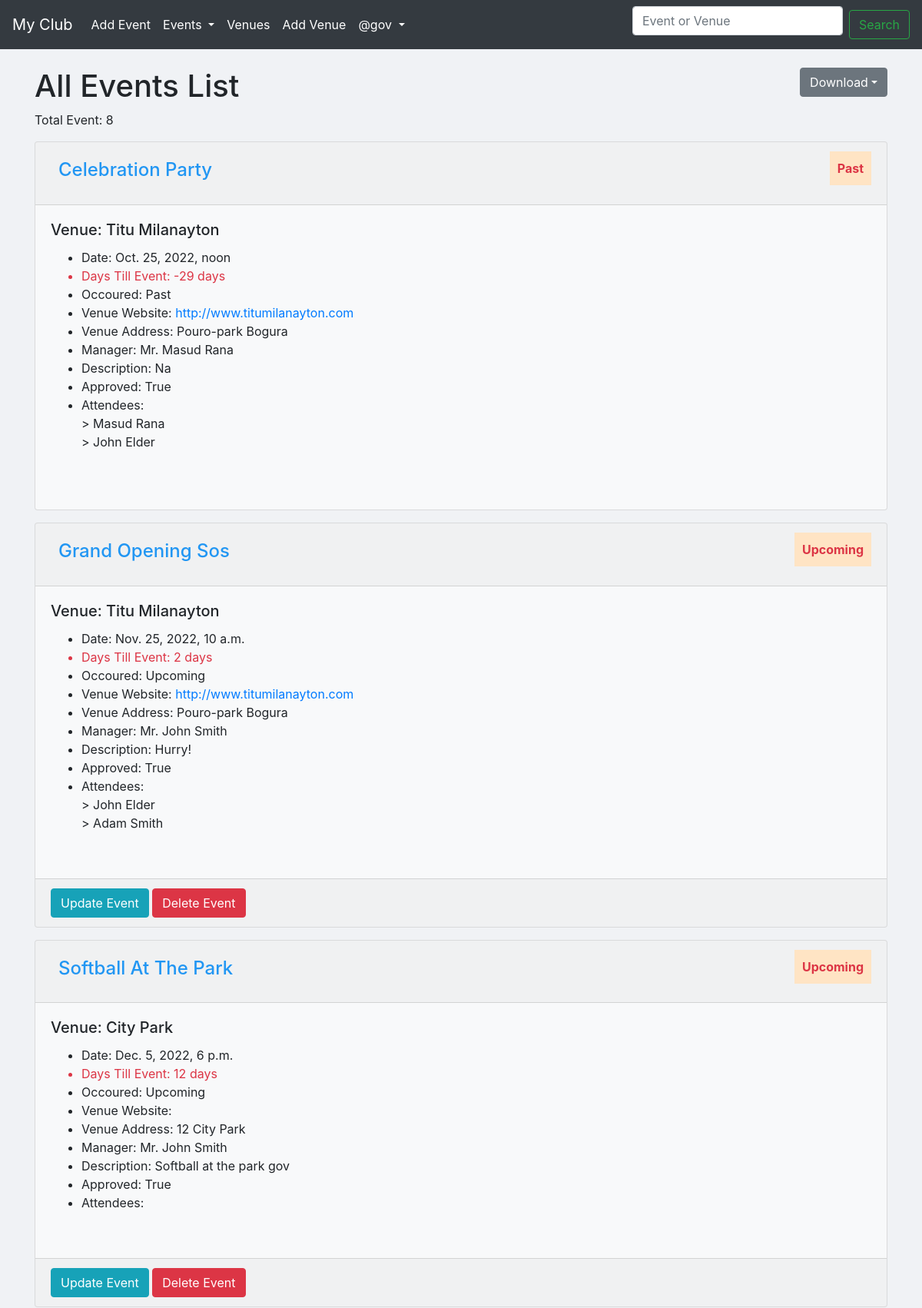
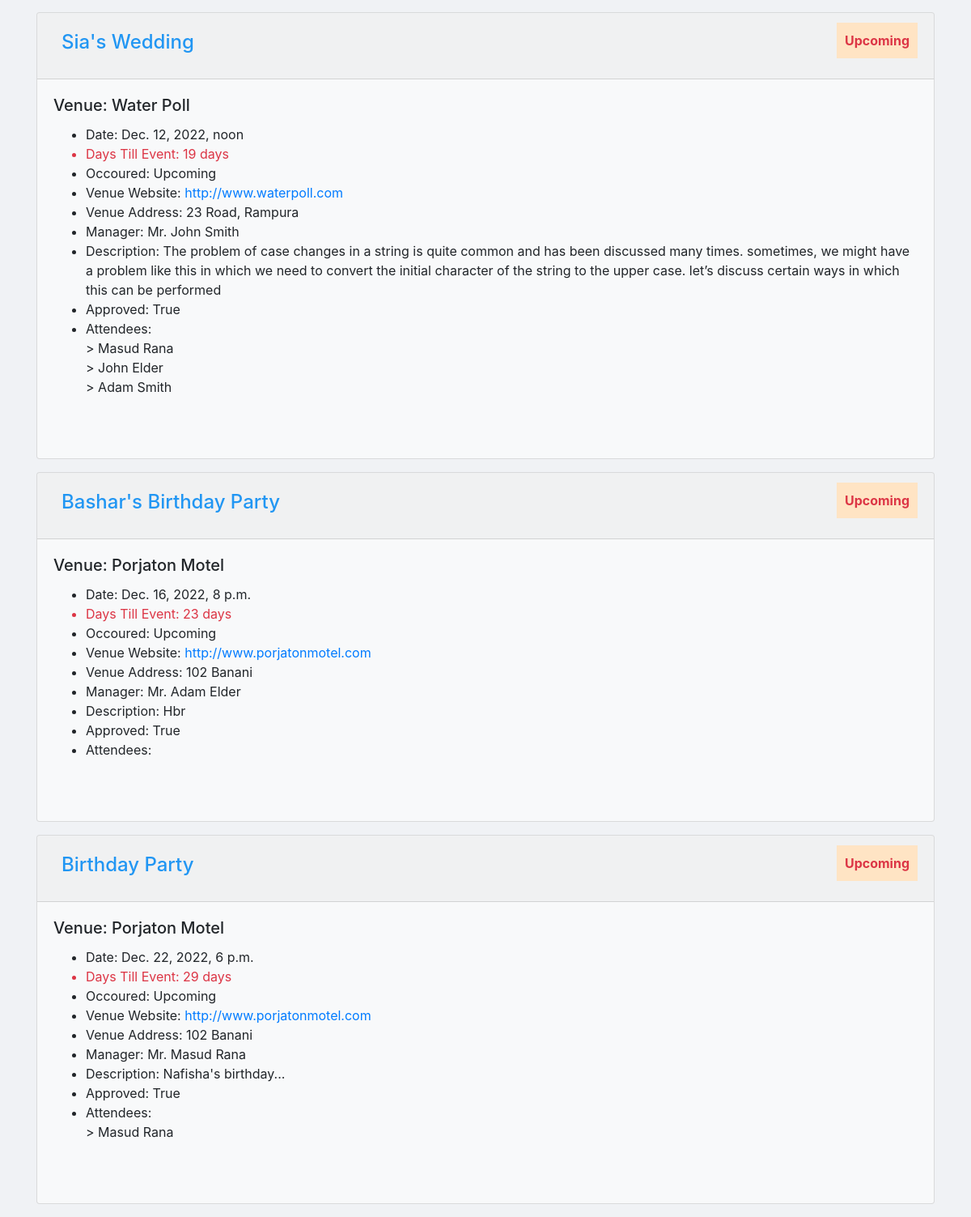
Screenshot of /events/ (signed in) with the database file from the repository (2 pictures, top to bottom).
### events/models.py (models this page shows, shortened)
class Event(models.Model):
	name = models.CharField('Event name', max_length=120)
	event_date = models.DateTimeField('Event date')
	venue = models.ForeignKey(Venue, null=True, on_delete=models.CASCADE) # Many to One Relation
	manager = models.ForeignKey(User, blank=True,on_delete=models.CASCADE) # Many to one Relation
	description = models.TextField(blank=True)
	attendees = models.ManyToManyField(MyClubUser,blank=True) # Many to Many Relation
	approved = models.BooleanField("Approved", default=False)
	def __str__(self):
		return self.name
	@property
	def Days_till(self):
		today = date.today()
		days_till = self.event_date.date() - today
		days_till_stipped = str(days_till).split(',',1)[0]
		return days_till_stipped
	@property
	def Is_Past(self):
		today = date.today()
		if self.event_date.date() < today:
			thing = "Past"
		else:
			thing = "Upcoming"
		return thing

class Venue(models.Model):
	name = models.CharField(verbose_name='Venue name', max_length=120)
	address = models.CharField(max_length=300)
	zip_code = models.CharField('Zip Code',max_length=10,blank=True)
	phone = models.CharField('Contact phone',max_length=15,blank=True)
	web = models.URLField('Website address', blank=True)
	email = models.EmailField('Email address',blank=True)
	owner = models.PositiveIntegerField(verbose_name='Venue Owner', blank=False, default=1)
	book = models.BooleanField(default=False, blank=True)
	images = models.ImageField(upload_to='venue/images/',verbose_name='Upload Image')
	def __str__(self):
		return self.name

class MyClubUser(models.Model):
	first_name = models.CharField(max_length=30)
	last_name = models.CharField(max_length=30)
	email = models.EmailField('User email')
	def __str__(self):
		return self.first_name + ' ' + self.last_name

### events/views.py (the view)
# urls.py: path('events/', views.all_events, name='list-events'),
def all_events(request):
	event_count = Event.objects.all().count()
	today = timezone.now()
	events = Event.objects.all().order_by('event_date')
	context = {
		'events': events,
		'event_count':event_count,
	}
	return render(request, 'events/events_list.html', context)

### events/templates/events/events_list.html (shortened to what this page needs)
{% extends 'events/base.html' %}
    {% block content %}
      {% if request.user.is_authenticated %}
          <div class="row">
      <div class="col-8">
        <h1>All Events List</h1>
        <p>Total Event: {{ event_count }}</p>
      </div>
      <div class="col-4">
        <div class="dropdown">
          <button class="btn btn-secondary dropdown-toggle float-right" type="button" id="dropdownMenuButton" data-toggle="dropdown" aria-haspopup="true" aria-expanded="false">Download</button>
        </div>
      </div>
    </div>
      {% endif %}
      {% for event in events %}
      {% if event.approved %}
      <div class="card bg-light mb-3">
      <div class="card-header" style="color:#2196f3;">
        <div class="row">
          <div class="col-8">
            <strong><h4 style="padding:10px">{{event | title}}</h4></strong>
          </div>
          <div class="col-4">
            <strong class="float-right text-danger" style="padding:10px;background-color:bisque;">{{event.Is_Past}}</strong>
          </div>
        </div>
      </div>
      <div class="card-body">
    <h5 class="card-title">Venue: {{event.venue | title}}</h5>
    <ul>
        <li>Date: {{event.event_date}}</li>
        <li class="text-danger">Days Till Event: {{event.Days_till}}</li>
        <li>Occoured: {{event.Is_Past}}</li>
        <li>Venue Website: <a href="{{event.venue.web}}" target="_blank">{{event.venue.web}}</a> </li>
        <li>Venue Address: {{event.venue.address}}</li>
        <li>Manager: Mr. {{event.manager.first_name}} {{event.manager.last_name}}</li>
        <li>Description: {{event.description}}</li>
        <li>Approved: {{event.approved}}</li>
        <li>Attendees:<br/>
        {% for userattend in event.attendees.all %}
         > {{userattend}}<br>
        {% endfor %}
        </li>
      </ul>
        <br>
  </div>
  {% if request.user.is_authenticated %}
    {% if user == event.manager %}
      <div class="card-footer" style="color:#2196f3;">
        <a href="{% url 'update-event' event.id %}" class="btn btn-info" >Update Event</a>
        <a href="{% url 'delete-event' event.id %}" class="btn btn-danger" >Delete Event</a>
      </div>
      {% elif user.is_superuser %}
      <div class="card-footer" style="color:#2196f3;">
        <a href="{% url 'update-event' event.id %}" class="btn btn-info" >Update Event</a>
        <a href="{% url 'delete-event' event.id %}" class="btn btn-danger" >Delete Event</a>
      </div>
      {% else %}
      <P></P>
    {% endif %}
  {% endif %}
</div>
{% endif %}
      {% endfor %}
    {% endblock content %}

### events/templates/events/navbar.html (shortened to what this page needs)
<nav class="navbar navbar-expand-lg navbar-dark bg-dark">
  <a class="navbar-brand" href="{% url 'home' %}">My Club</a>
  <div class="collapse navbar-collapse" id="navbarSupportedContent">
    <ul class="navbar-nav mr-auto">
      {% if request.user.is_authenticated %}
      <li class="nav-item active">
        <a class="nav-link" href="{% url 'add-event' %}">Add Event</a>
      </li>
      {% endif %}
      <li class="nav-item dropdown active">
        <a class="nav-link dropdown-toggle" href="#" id="navbarDropdown" role="button" data-toggle="dropdown" aria-haspopup="true" aria-expanded="false">
          Events
        </a>
      </li>
      <li class="nav-item active">
        <a class="nav-link" href="{% url 'list-venue' %}">Venues</a>
      </li>
      {% if request.user.is_authenticated %}
      <li class="nav-item active">
        <a class="nav-link" href="{% url 'add-venue' %}">Add Venue</a>
      </li>
      {% endif %}
      {% if request.user.is_authenticated %}
      <li class="nav-item dropdown active">
        <a class="nav-link dropdown-toggle" href="#" id="navbarDropdown" role="button" data-toggle="dropdown" aria-haspopup="true" aria-expanded="false">
          @{{user}}
        </a>
      </li>
      {% endif %}
    </ul>
    <form class="form-inline my-2 my-lg-0" method="POST" action="{% url 'searchany' %}">
      <input class="form-control mr-sm-2" type="search" name="searched" placeholder="Event or Venue" aria-label="Search">
      <input class="btn btn-outline-success my-2 my-sm-0" type="submit" value="Search">
    </form>
  </div>
</nav>

### events/templates/events/base.html (style rules this page uses)
body { background-color: #f0f2f5; }
.form-control { margin-bottom: 10px !important; }

### rows the page displays
Event: name "Celebration Party", Is_Past "Past", venue "Titu Milanayton", event_date "Oct. 25, 2022, noon", Days_till "-29 days", venue.web "http://www.titumilanayton.com", venue.address "Pouro-park Bogura", manager.first_name "Masud", manager.last_name "Rana", description "Na", approved "True"
MyClubUser: first_name+last_name "Masud Rana"
MyClubUser: first_name+last_name "John Elder"
Event: name "Grand Opening Sos", Is_Past "Upcoming", venue "Titu Milanayton", event_date "Nov. 25, 2022, 10 a.m.", Days_till "2 days", venue.web "http://www.titumilanayton.com", venue.address "Pouro-park Bogura", manager.first_name "John", manager.last_name "Smith", description "Hurry!", approved "True", shows "Update Event"
MyClubUser: first_name+last_name "Adam Smith"
Event: name "Softball At The Park", Is_Past "Upcoming", venue "City Park", event_date "Dec. 5, 2022, 6 p.m.", Days_till "12 days", venue.address "12 City Park", manager.first_name "John", manager.last_name "Smith", description "Softball at the park gov", approved "True", shows "Update Event"
Event: name "Sia's Wedding", Is_Past "Upcoming", venue "Water Poll", event_date "Dec. 12, 2022, noon", Days_till "19 days", venue.web "http://www.waterpoll.com", venue.address "23 Road, Rampura", manager.first_name "John", manager.last_name "Smith", description "The problem of case changes in a string is quite common and has been discussed many times. sometimes, we might have a problem like this in which we need to convert the initial character of the string to the upper case. let’s discuss certain ways in which this can be performed", approved "True"
Event: name "Bashar's Birthday Party", Is_Past "Upcoming", venue "Porjaton Motel", event_date "Dec. 16, 2022, 8 p.m.", Days_till "23 days", venue.web "http://www.porjatonmotel.com", venue.address "102 Banani", manager.first_name "Adam", manager.last_name "Elder", description "Hbr", approved "True"
Event: name "Birthday Party", Is_Past "Upcoming", venue "Porjaton Motel", event_date "Dec. 22, 2022, 6 p.m.", Days_till "29 days", venue.web "http://www.porjatonmotel.com", venue.address "102 Banani", manager.first_name "Masud", manager.last_name "Rana", description "Nafisha's birthday...", approved "True"

### other values shown
{{ user }} "gov"
{{ event_count }} "8"
